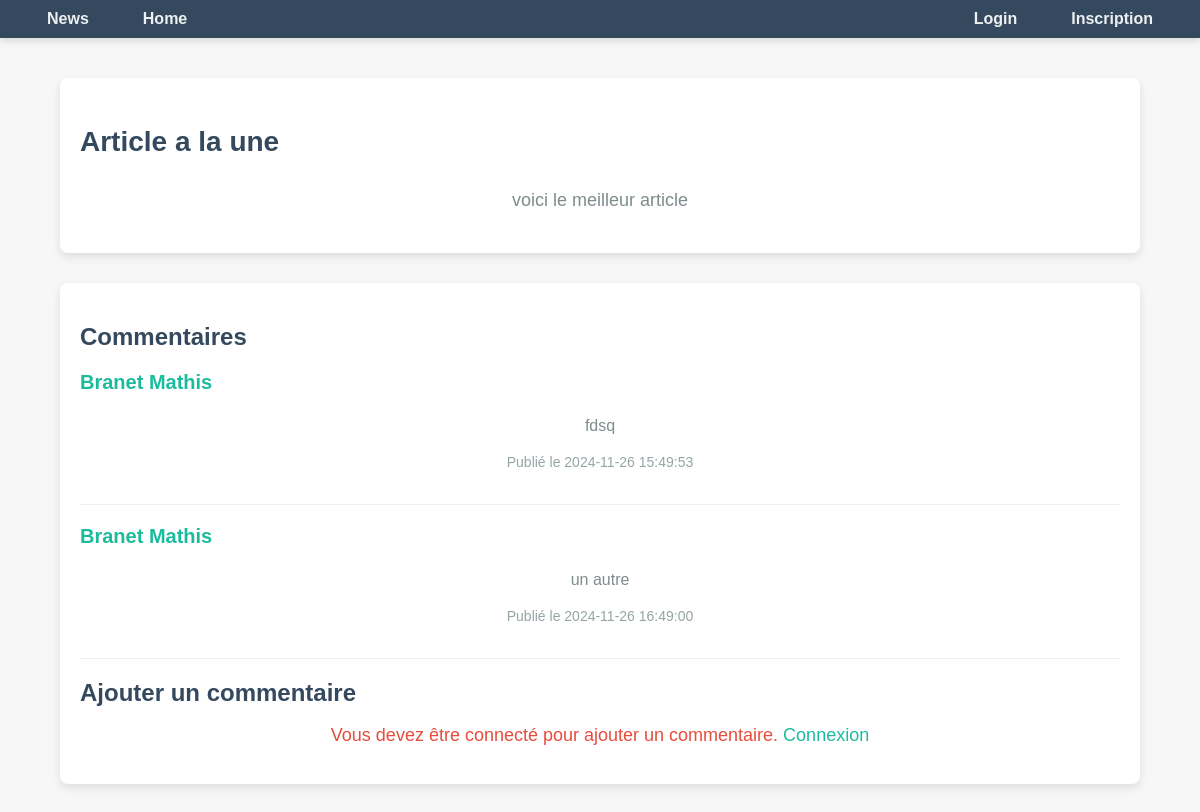
/actualite.php?id=2, run on the app's committed database.
### tables this page shows
CREATE TABLE `articles` (
  `id_article` int(11) NOT NULL,
  `titre` text NOT NULL,
  `contenu` text NOT NULL
);

CREATE TABLE `commentaires` (
  `id_commentaire` int(11) NOT NULL,
  `id_user` int(11) NOT NULL,
  `id_article` int(11) NOT NULL,
  `commentaire` text NOT NULL,
  `date` datetime DEFAULT NULL
);

CREATE TABLE `user` (
  `id_user` int(11) NOT NULL,
  `nom` text NOT NULL,
  `prenom` text NOT NULL,
  `email` text NOT NULL,
  `mdp` text NOT NULL
);

### libs/article.php (called while the page is built, shortened)
<?php
    function get_article($id_article, $pdo): array
    {
        $sql = "SELECT * FROM articles WHERE id_article = :id";
        $stmt = $pdo->prepare($sql);
        $stmt->execute(['id' => $id_article]);
        $result = $stmt->fetch(PDO::FETCH_ASSOC);
        return $result;
    }
?>

### libs/commentaire.php (called while the page is built, shortened)
<?php
    function get_commentaires($id_article, $pdo): array
    {
        $sql = "SELECT nom, prenom, commentaire, date
                FROM commentaires
                JOIN user on user.id_user = commentaires.id_user
                WHERE commentaires.id_article = :id_article;";
        $stmt = $pdo->prepare($sql);
        $stmt->execute([':id_article' => $id_article]);
        $result = $stmt->fetchAll(PDO::FETCH_ASSOC);
        return $result;
    }
?>

### actualite.php (the view, shortened to what this page needs)
<!DOCTYPE html>
<html lang="fr">
<head>
    <link rel="stylesheet" href="styles.css">
</head>
<?php
include 'menu.php';
include 'libs/pdo.php';
include 'libs/article.php';
include 'libs/commentaire.php';
if (isset($_GET['id']))
{
    $article = get_article($_GET['id'], $pdo);
    $commentaires = get_commentaires($_GET["id"], $pdo);
}
else
{
    echo "ID d'article manquant.";
}
?>
<body>
    <div class="article">
        <article class="article-content">
            <h1><?=$article['titre']?></h1>
            <p><?=nl2br($article['contenu'])?></p>
        </article>
        <section class="comments-section">
            <h2>Commentaires</h2>
            <ul class="comments-list">
                <?php foreach($commentaires as $commentaire) { ?>
                <li class="comment-item">
                    <h3 class="comment-author"><?= htmlspecialchars($commentaire["nom"]) . " " . htmlspecialchars($commentaire["prenom"]); ?></h3>
                    <p class="comment-body"><?= nl2br(htmlspecialchars($commentaire["commentaire"])) ?></p>
                    <p class="comment-date">Publié le <?= $commentaire["date"] ?></p>
                </li>
                <?php } ?>
            </ul>
            <h2>Ajouter un commentaire</h2>
            <?php if (isset($_SESSION['user_id'])) { ?>
                <form method="post" class="comment-form">
                    <textarea name="commentaire" rows="4" cols="50" placeholder="Votre commentaire..." required></textarea><br>
                    <input type="submit" value="Ajouter un commentaire" class="submit-btn">
                </form>
            <?php } else { ?>
                <p>Vous devez être connecté pour ajouter un commentaire. <a href="login.php" class="login-link">Connexion</a></p>
            <?php } ?>
        </section>
    </div>
</body>
</html>

### styles.css (style rules this page uses)
body { margin: 0; font-family: Arial, sans-serif; background-color: #f7f7f7; }
.news, .article { width: 90%; max-width: 1200px; margin: 20px auto; padding: 20px; }
.article-content { font-size: 16px; color: #7f8c8d; line-height: 1.5; margin-bottom: 10px; }
p { text-align: center; font-size: 18px; color: #e74c3c; }
.article .article-content { background-color: #ffffff; padding: 20px; border-radius: 8px; box-shadow: 0 4px 10px rgba(0, 0, 0, 0.1); margin-bottom: 30px; }
.article .article-content h1 { font-size: 28px; color: #34495e; }
.article .article-content p { font-size: 18px; line-height: 1.6; color: #7f8c8d; }
.comments-section { background-color: #ffffff; padding: 20px; border-radius: 8px; box-shadow: 0 4px 10px rgba(0, 0, 0, 0.1); }
.comments-section h2 { font-size: 24px; color: #34495e; margin-bottom: 15px; }
.comments-list { list-style-type: none; padding: 0; }
.comment-item { border-bottom: 1px solid #ecf0f1; padding-bottom: 20px; margin-bottom: 20px; }
.comment-author { font-size: 20px; font-weight: bold; color: #1abc9c; }
.comment-body { font-size: 16px; color: #7f8c8d; line-height: 1.5; }
.comment-date { font-size: 14px; color: #95a5a6; margin-top: 5px; }
.login-link { color: #1abc9c; text-decoration: none; }

### data on the page
articles: titre "Article a la une", contenu "voici le meilleur article"
commentaires: id_user.nom "Branet", id_user.prenom "Mathis", commentaire "fdsq", date "2024-11-26 15:49:53"
commentaires: id_user.nom "Branet", id_user.prenom "Mathis", commentaire "un autre", date "2024-11-26 16:49:00"
